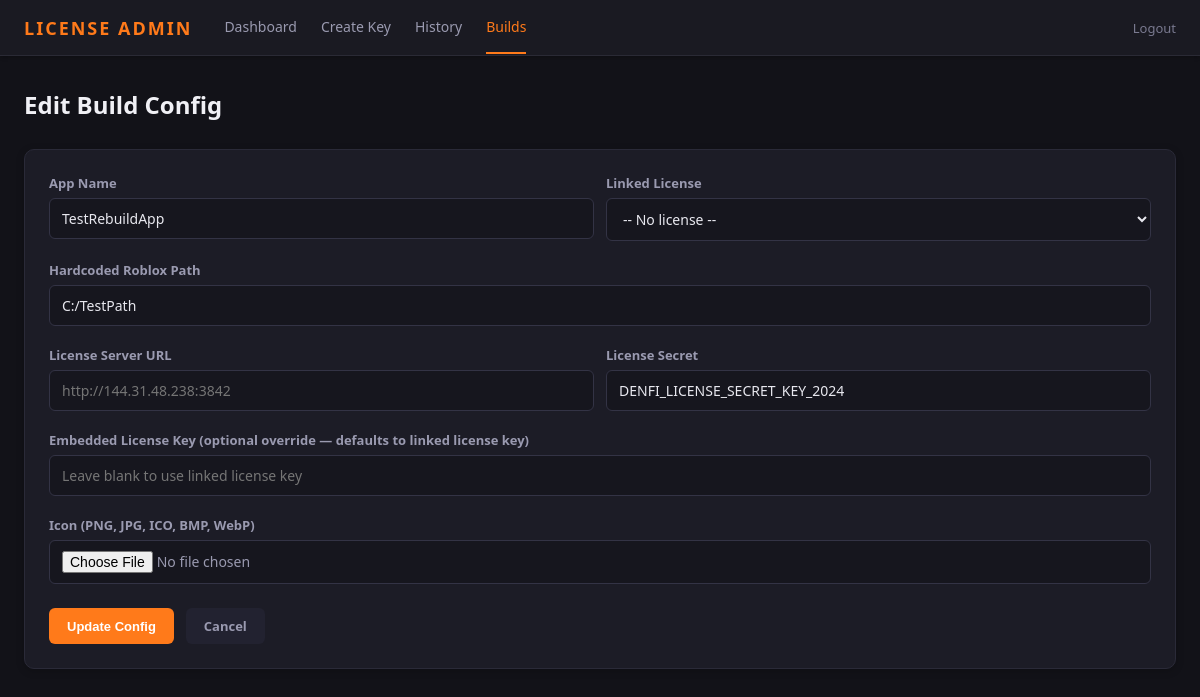
Page /build_config/2/edit (signed in) on the committed database.
### tables this page shows
CREATE TABLE build_configs (
            id INTEGER PRIMARY KEY AUTOINCREMENT,
            license_id INTEGER,
            app_name TEXT NOT NULL DEFAULT 'DENFI ROBLOX',
            hardcoded_path TEXT NOT NULL DEFAULT '',
            license_server_url TEXT DEFAULT '',
            license_secret TEXT DEFAULT 'DENFI_LICENSE_SECRET_KEY_2024',
            icon_filename TEXT DEFAULT '',
            embedded_key TEXT DEFAULT '',
            created_at REAL NOT NULL,
            updated_at REAL,
            FOREIGN KEY (license_id) REFERENCES licenses(id)
        );

### license_server/server.py (the view, shortened to what this page needs)
@app.route("/build_config/<int:config_id>/edit", methods=["GET", "POST"])
@require_admin
def edit_build_config(config_id):
    conn = get_db()
    config = conn.execute("SELECT * FROM build_configs WHERE id = ?", (config_id,)).fetchone()
    if not config:
        conn.close()
        flash("Build config not found", "error")
        return redirect(url_for("builds_page"))
    licenses = conn.execute(
        "SELECT id, license_key, note, status FROM licenses WHERE status IN ('active', 'pending', 'suspended') ORDER BY created_at DESC"
    ).fetchall()
    conn.close()
    config_dict = {
        "id": config["id"], "license_id": config["license_id"],
        "app_name": config["app_name"], "hardcoded_path": config["hardcoded_path"],
        "license_server_url": config["license_server_url"],
        "license_secret": config["license_secret"], "icon_filename": config["icon_filename"],
        "embedded_key": config["embedded_key"] or "",
    }
    return render_template("build_config_form.html", config=config_dict, licenses=licenses)

### license_server/server.py (called while the page is built)
def get_db():
    conn = sqlite3.connect(DB_PATH)
    conn.row_factory = sqlite3.Row
    conn.execute("PRAGMA journal_mode=WAL")
    return conn

def require_admin(f):
    @wraps(f)
    def decorated(*args, **kwargs):
        if not session.get("admin_logged_in"):
            return redirect(url_for("login_page"))
        return f(*args, **kwargs)
    return decorated

### license_server/templates/build_config_form.html (shortened to what this page needs)
{% extends "base.html" %}
{% block content %}
<div class="page-header">
    <h1>{{ 'Edit' if config else 'Create' }} Build Config</h1>
</div>
<div class="card" style="padding: 24px;">
    <form method="POST" enctype="multipart/form-data">
        <div class="form-row">
            <div class="form-group">
                <label>App Name</label>
                <input type="text" name="app_name" value="{{ config.app_name if config else 'DENFI ROBLOX' }}" required placeholder="DENFI ROBLOX">
            </div>
            <div class="form-group">
                <label>Linked License</label>
                <select name="license_id">
                    <option value="">-- No license --</option>
                </select>
            </div>
        </div>
        <div class="form-group">
            <label>Hardcoded Roblox Path</label>
            <input type="text" name="hardcoded_path" value="{{ config.hardcoded_path if config else '' }}" placeholder="C:\Users\Name\Desktop\RobloxFiles">
        </div>
        <div class="form-row">
            <div class="form-group">
                <label>License Server URL</label>
                <input type="text" name="license_server_url" value="{{ config.license_server_url if config else '' }}" placeholder="http://144.31.48.238:3842">
            </div>
            <div class="form-group">
                <label>License Secret</label>
                <input type="text" name="license_secret" value="{{ config.license_secret if config else 'DENFI_LICENSE_SECRET_KEY_2024' }}" placeholder="DENFI_LICENSE_SECRET_KEY_2024">
            </div>
        </div>
        <div class="form-group">
            <label>Embedded License Key (optional override — defaults to linked license key)</label>
            <input type="text" name="embedded_key" value="{{ config.embedded_key if config else '' }}" placeholder="Leave blank to use linked license key">
        </div>
        <div class="form-group">
            <label>Icon (PNG, JPG, ICO, BMP, WebP)</label>
            <input type="file" name="icon" accept=".ico,.png,.jpg,.jpeg,.bmp,.webp" style="color: #9a9ab0;">
        </div>
        <div style="display: flex; gap: 12px; margin-top: 24px;">
            <button type="submit" class="btn btn-primary">{{ 'Update Config' if config else 'Create Config' }}</button>
            <a href="{{ url_for('builds_page') }}" class="btn" style="background: #222230; color: #9a9ab0;">Cancel</a>
        </div>
    </form>
</div>
{% endblock %}

### license_server/templates/base.html (style rules this page uses)
* { margin: 0; padding: 0; box-sizing: border-box; }
body { font-family: 'Segoe UI', system-ui, -apple-system, sans-serif; background: #121218; color: #e8e8ef; min-height: 100vh; }
a { color: #ff7a1a; text-decoration: none; }
.page-header { display: flex; align-items: center; justify-content: space-between; margin-bottom: 28px; }
.page-header h1 { font-size: 24px; font-weight: 600; color: #f0f0f5; }
.btn { display: inline-flex; align-items: center; gap: 6px; padding: 9px 18px; border: none; border-radius: 6px; font-size: 13px; font-weight: 600; cursor: pointer; transition: all 0.2s; }
.btn-primary { background: #ff7a1a; color: #fff; }
.card { background: #1c1c26; border: 1px solid #2a2a38; border-radius: 10px; overflow: hidden; box-shadow: 0 2px 8px rgba(0,0,0,0.2); }
.form-group { margin-bottom: 20px; }
.form-group label { display: block; font-size: 13px; font-weight: 600; color: #9a9ab0; margin-bottom: 6px; }
.form-group input, .form-group select, .form-group textarea { width: 100%; padding: 10px 12px; background: #16161e; border: 1px solid #333345; border-radius: 6px; color: #e8e8ef; font-size: 14px; font-family: inherit; transition: border-color 0.2s; }
.form-row { display: flex; gap: 12px; }
.form-row .form-group { flex: 1; }

### rows in the picture
build_configs: app_name "TestRebuildApp", hardcoded_path "C:/TestPath", license_secret "DENFI_LICENSE_SECRET_KEY_2024"

### other values in the picture
{{ 'Edit' if config else 'Create' }} "Edit"
{{ 'Update Config' if config else 'Create Config' }} "Update Config"
